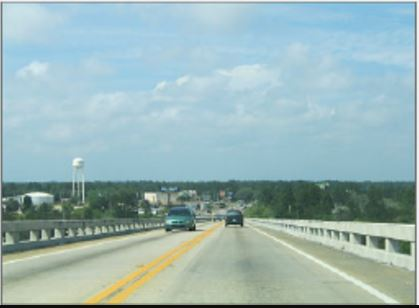
#> input picture images/normalroad.JPG, 419 x 308 px
$ python -i find_speed.py   (imports and definitions only)   (older library calls are emulated)
#> lines starting #> are read from the running program, lines starting #| are printed output that depends on the picture; after the words box and inside, x2 and y2 are one past the last pixel; in counts of white or black regions, pixels touching at a corner belong together
import numpy as np
import cv2
import matplotlib.pyplot as plt
from timeit import default_timer as timer
from calibration import load_calibration
from copy import copy


class Lane():
    def __init__(self):
        # was the line detected in the last frame or not
        self.detected = False
        #x values for detected line pixels
        self.cur_fitx = None
        #y values for detected line pixels
        self.cur_fity = None
        # x values of the last N fits of the line
        self.prev_fitx = []
        #polynomial coefficients for the most recent fit
        self.current_poly = [np.array([False])]
        #best polynomial coefficients for the last iteration
        self.prev_poly = [np.array([False])]

    # [15 lines left out: functions average_pre_lanes, append_fitx, process, not called in this run]


left_lane = Lane()
right_lane = Lane()
frame_width = 1280
frame_height = 720

LANEWIDTH = 3.7  # highway lane width in US: 3.7 meters
input_scale = 1
output_frame_scale = 1
N = 4 # buffer previous N lines

# fullsize:1280x720
x = [194, 1117, 705, 575]
y = [719, 719, 461, 461]
X = [290, 990, 990, 290]
Y = [719, 719, 0, 0]

src = np.floor(np.float32([[x[0], y[0]], [x[1], y[1]],[x[2], y[2]], [x[3], y[3]]]) / input_scale)
dst = np.floor(np.float32([[X[0], Y[0]], [X[1], Y[1]],[X[2], Y[2]], [X[3], Y[3]]]) / input_scale)

M = cv2.getPerspectiveTransform(src, dst)
M_inv = cv2.getPerspectiveTransform(dst, src)

# Only for creating the final video visualization
X_b = [574, 706, 706, 574]
Y_b = [719, 719, 0, 0]
src_ = np.floor(np.float32([[x[0], y[0]], [x[1], y[1]],[x[2], y[2]], [x[3], y[3]]]) / (input_scale*2))
dst_ = np.floor(np.float32([[X_b[0], Y_b[0]], [X_b[1], Y_b[1]],[X_b[2], Y_b[2]], [X_b[3], Y_b[3]]]) / (input_scale*2))
M_b = cv2.getPerspectiveTransform(src_, dst_)
# Only for creating the final video visualization

# Threshold for color and gradient thresholding
s_thresh, sx_thresh, dir_thresh, m_thresh, r_thresh = (120, 255), (20, 100), (0.7, 1.3), (30, 100), (200, 255)

# load the calibration
calib_file = 'calibration_pickle.p'
# [1 line that did not run here, left out]


def abs_sobel_thresh(img, orient='x', sobel_kernel=3, thresh=(0, 255)):

    # Apply the following steps to img
    # 1) Convert to grayscale
    gray = cv2.cvtColor(img, cv2.COLOR_RGB2GRAY)

    # 2) Take the derivative in x or y given orient = 'x' or 'y'
    # 3) Take the absolute value of the derivative or gradient
    if orient == 'x':
        abs_sobel = np.absolute(cv2.Sobel(gray, cv2.CV_64F, 1, 0, ksize=sobel_kernel))
    if orient == 'y':
        abs_sobel = np.absolute(cv2.Sobel(gray, cv2.CV_64F, 0, 1, ksize=sobel_kernel))

    # 4) Scale to 8-bit (0 - 255) then convert to type = np.uint8
    scaled_sobel = np.uint8(255.*abs_sobel/np.max(abs_sobel))

    # 5) Create a mask of 1's where the scaled gradient magnitude
    # is > thresh_min and < thresh_max
    binary_output = np.zeros_like(scaled_sobel)
    binary_output[(scaled_sobel >= thresh[0]) & (scaled_sobel <= thresh[1])] = 1

    return binary_output


def mag_thresh(img, sobel_kernel=3, thresh=(0, 255)):

    # Apply the following steps to img
    # 1) Convert to grayscale
    gray = cv2.cvtColor(img, cv2.COLOR_RGB2GRAY)

    # 2) Take the gradient in x and y separately
    sobelx = cv2.Sobel(gray, cv2.CV_64F, 1, 0, ksize=sobel_kernel)
    sobely = cv2.Sobel(gray, cv2.CV_64F, 0, 1, ksize=sobel_kernel)

    # 3) Calculate the magnitude
    gradmag = np.sqrt(sobelx**2 + sobely**2)

    # 4) Scale to 8-bit (0 - 255) and convert to type = np.uint8
    scale_factor = np.max(gradmag)/255
    gradmag = (gradmag/scale_factor).astype(np.uint8)

    # 5) Create a binary mask where mag thresholds are met
    binary_output = np.zeros_like(gradmag)
    binary_output[(gradmag >= thresh[0]) & (gradmag <= thresh[1])] = 1

    return binary_output


def dir_threshold(img, sobel_kernel=3, thresh=(0, np.pi/2)):
    """ threshold according to the direction of the gradient
    :param img:
    :param sobel_kernel:
    :param thresh:
    :return:
    """

    # Apply the following steps to img
    # 1) Convert to grayscale
    gray = cv2.cvtColor(img, cv2.COLOR_RGB2GRAY)

    # 2) Take the gradient in x and y separately
    sobelx = cv2.Sobel(gray, cv2.CV_64F, 1, 0, ksize=sobel_kernel)
    sobely = cv2.Sobel(gray, cv2.CV_64F, 0, 1, ksize=sobel_kernel)

    # 3) Take the absolute value of the x and y gradients
    # 4) Use np.arctan2(abs_sobely, abs_sobelx) to calculate the direction of the gradient
    absgraddir = np.arctan2(np.absolute(sobely), np.absolute(sobelx))

    # 5) Create a binary mask where direction thresholds are met
    binary_output =  np.zeros_like(absgraddir)
    binary_output[(absgraddir >= thresh[0]) & (absgraddir <= thresh[1])] = 1

    return binary_output


def gradient_pipeline(image, ksize = 3, sx_thresh=(20, 100), sy_thresh=(20, 100), m_thresh=(30, 100), dir_thresh=(0.7, 1.3)):

    # Apply each of the thresholding functions
    gradx = abs_sobel_thresh(image, orient='x', sobel_kernel=ksize, thresh=sx_thresh)
    grady = abs_sobel_thresh(image, orient='y', sobel_kernel=ksize, thresh=sy_thresh)
    mag_binary = mag_thresh(image, sobel_kernel=ksize, thresh=m_thresh)
    dir_binary = dir_threshold(image, sobel_kernel=ksize, thresh=dir_thresh)
    combined = np.zeros_like(mag_binary)
    combined[((gradx == 1) & (grady == 1)) | ((mag_binary == 1) & (dir_binary == 1))] = 1
    # combined[(gradx == 1)  | ((mag_binary == 1) & (dir_binary == 1))] = 1

    return combined


# [439 lines left out: functions threshold_col_channel, find_edges, warper, full_search, window_search, measure_lane_curvature and 6 more, not called in this run]

>>> import cv2
>>> picture = cv2.cvtColor(cv2.imread('images/normalroad.JPG'), cv2.COLOR_BGR2RGB)
>>> result = gradient_pipeline(picture)
#> in gradient_pipeline, `gradx = abs_sobel_thresh(image, orient='x', sobel_kernel=ksize, thresh..`:
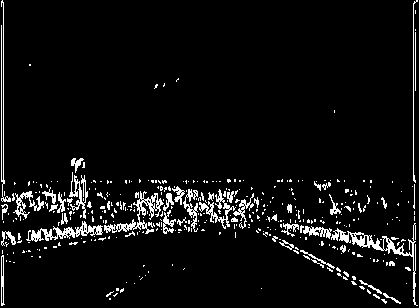
#> gradx: shape (308, 419); values 0 (black) and 1 (white), 5.9% white in thin lines or dots
#> in gradient_pipeline, `grady = abs_sobel_thresh(image, orient='y', sobel_kernel=ksize, thresh..`: grady: shape (308, 419); values 0 (black) and 1 (white), 9.6% white; 173 white regions (133 under 20 px), largest, box (x1, y1, x2, y2) and area: (2, 216, 415, 304) 2925, (2, 197, 258, 257) 2917, (2, 178, 416, 191) 1589
#> in mag_thresh, `sobelx = cv2.Sobel(gray, cv2.CV_64F, 1, 0, ksize=sobel_kernel)`:
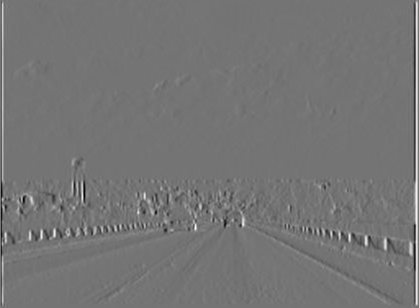
#> sobelx: shape (308, 419) float64; min -501, max 594, mean 1.7; drawn with min black and max white
#> in mag_thresh, `sobely = cv2.Sobel(gray, cv2.CV_64F, 0, 1, ksize=sobel_kernel)`:
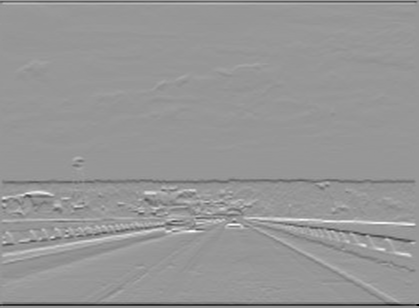
#> sobely: shape (308, 419) float64; min -878, max 598, mean -5.4; drawn with min black and max white
#> in mag_thresh, `gradmag = np.sqrt(sobelx**2 + sobely**2)`:
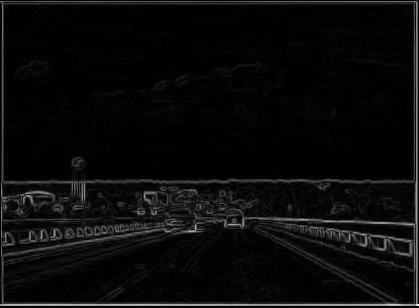
#> gradmag: shape (308, 419) float64; min 0, max 878, mean 39.1; drawn with min black and max white
#> in mag_thresh, `scale_factor = np.max(gradmag)/255`: scale_factor = 3.44
#> in gradient_pipeline, `mag_binary = mag_thresh(image, sobel_kernel=ksize, thresh=m_thresh)`: mag_binary: shape (308, 419); values 0 (black) and 1 (white), 9.1% white in thin lines or dots
#> in dir_threshold, `absgraddir = np.arctan2(np.absolute(sobely), np.absolute(sobelx))`:
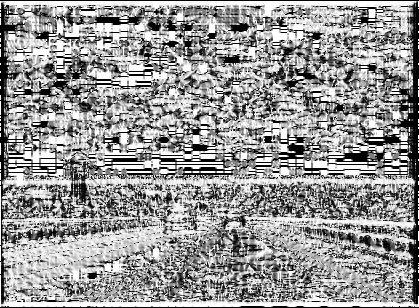
#> absgraddir: shape (308, 419) float64; min 0, max 1.57, mean 0.937; drawn with min black and max white
#> in gradient_pipeline, `dir_binary = dir_threshold(image, sobel_kernel=ksize, thresh=dir_thresh)`:
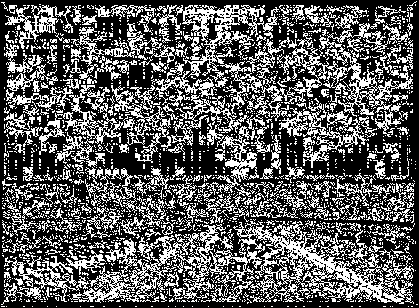
#> dir_binary: shape (308, 419) float64; values 0 (black) and 1 (white), 36.3% white in thin lines or dots
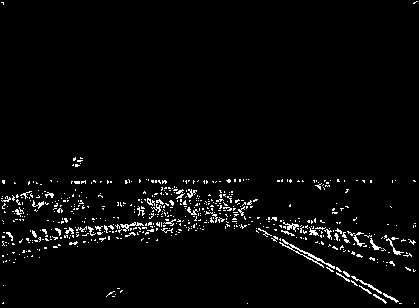
#> result: shape (308, 419); values 0 (black) and 1 (white), 3% white in thin lines or dots
